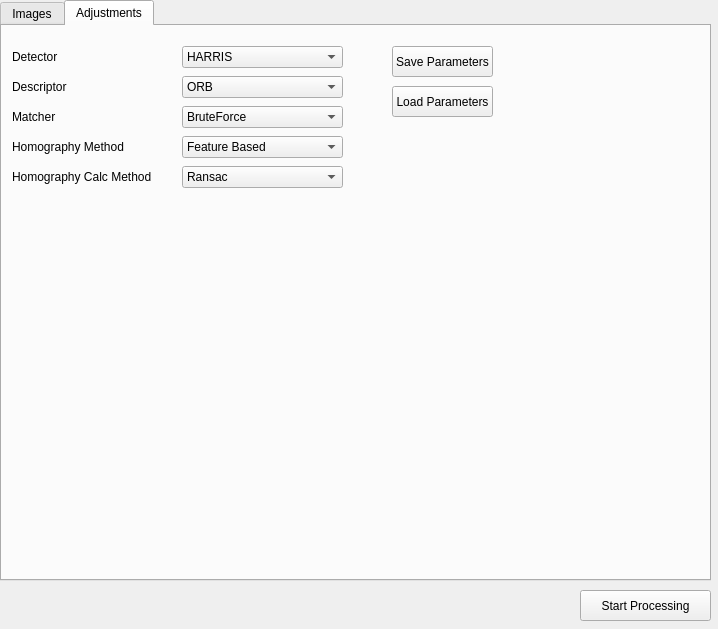
<?xml version="1.0" encoding="UTF-8"?>
<ui version="4.0">
 <class>Dialog</class>
 <widget class="QDialog" name="Dialog">
  <property name="geometry">
   <rect>
    <x>0</x>
    <y>0</y>
    <width>718</width>
    <height>629</height>
   </rect>
  </property>
  <property name="windowTitle">
   <string>cvsTargetDetector</string>
  </property>
  <widget class="QTabWidget" name="tabWidget">
   <property name="geometry">
    <rect>
     <x>0</x>
     <y>0</y>
     <width>711</width>
     <height>581</height>
    </rect>
   </property>
   <property name="currentIndex">
    <number>1</number>
   </property>
   <widget class="QWidget" name="tab">
    <attribute name="title">
     <string>Images</string>
    </attribute>
    <widget class="QLabel" name="OrjFrame">
     <property name="geometry">
      <rect>
       <x>10</x>
       <y>60</y>
       <width>320</width>
       <height>240</height>
      </rect>
     </property>
     <property name="autoFillBackground">
      <bool>false</bool>
     </property>
     <property name="frameShape">
      <enum>QFrame::StyledPanel</enum>
     </property>
     <property name="text">
      <string/>
     </property>
    </widget>
    <widget class="QLabel" name="ProcFrame">
     <property name="geometry">
      <rect>
       <x>10</x>
       <y>310</y>
       <width>320</width>
       <height>240</height>
      </rect>
     </property>
     <property name="frameShape">
      <enum>QFrame::StyledPanel</enum>
     </property>
     <property name="text">
      <string/>
     </property>
    </widget>
    <widget class="QLabel" name="ProcFrame_2">
     <property name="geometry">
      <rect>
       <x>350</x>
       <y>60</y>
       <width>320</width>
       <height>240</height>
      </rect>
     </property>
     <property name="frameShape">
      <enum>QFrame::StyledPanel</enum>
     </property>
     <property name="text">
      <string/>
     </property>
    </widget>
    <widget class="QLabel" name="ProcFrame_3">
     <property name="geometry">
      <rect>
       <x>350</x>
       <y>310</y>
       <width>320</width>
       <height>240</height>
      </rect>
     </property>
     <property name="frameShape">
      <enum>QFrame::StyledPanel</enum>
     </property>
     <property name="text">
      <string/>
     </property>
    </widget>
    <widget class="QLabel" name="label_videoFileName">
     <property name="geometry">
      <rect>
       <x>30</x>
       <y>20</y>
       <width>111</width>
       <height>16</height>
      </rect>
     </property>
     <property name="text">
      <string>Video File Name</string>
     </property>
    </widget>
    <widget class="QPushButton" name="pushButton">
     <property name="geometry">
      <rect>
       <x>520</x>
       <y>20</y>
       <width>31</width>
       <height>21</height>
      </rect>
     </property>
     <property name="text">
      <string>...</string>
     </property>
    </widget>
    <widget class="QLineEdit" name="lineEdit_videoFileName">
     <property name="geometry">
      <rect>
       <x>200</x>
       <y>20</y>
       <width>311</width>
       <height>23</height>
      </rect>
     </property>
     <property name="text">
      <string>D:/cvs/data/testavi/egt2.avi</string>
     </property>
    </widget>
   </widget>
   <widget class="QWidget" name="tab_2">
    <attribute name="title">
     <string>Adjustments</string>
    </attribute>
    <widget class="QComboBox" name="comboBoxDescriptorHMethod">
     <property name="geometry">
      <rect>
       <x>180</x>
       <y>110</y>
       <width>161</width>
       <height>22</height>
      </rect>
     </property>
     <item>
      <property name="text">
       <string>Feature Based</string>
      </property>
     </item>
     <item>
      <property name="text">
       <string>Optical Flow Based </string>
      </property>
     </item>
    </widget>
    <widget class="QComboBox" name="comboBoxMatcher">
     <property name="geometry">
      <rect>
       <x>180</x>
       <y>80</y>
       <width>161</width>
       <height>22</height>
      </rect>
     </property>
     <item>
      <property name="text">
       <string>BruteForce</string>
      </property>
     </item>
     <item>
      <property name="text">
       <string>BruteForce-L1</string>
      </property>
     </item>
     <item>
      <property name="text">
       <string>BruteForce-SL2</string>
      </property>
     </item>
     <item>
      <property name="text">
       <string>BruteForce-Hamming</string>
      </property>
     </item>
     <item>
      <property name="text">
       <string>BruteForce-Hamming(2)</string>
      </property>
     </item>
     <item>
      <property name="text">
       <string>FlannBased</string>
      </property>
     </item>
    </widget>
    <widget class="QLabel" name="label_2">
     <property name="geometry">
      <rect>
       <x>10</x>
       <y>50</y>
       <width>71</width>
       <height>21</height>
      </rect>
     </property>
     <property name="text">
      <string>Descriptor</string>
     </property>
    </widget>
    <widget class="QComboBox" name="comboBoxDetector">
     <property name="geometry">
      <rect>
       <x>180</x>
       <y>20</y>
       <width>161</width>
       <height>22</height>
      </rect>
     </property>
     <item>
      <property name="text">
       <string>HARRIS</string>
      </property>
     </item>
     <item>
      <property name="text">
       <string>FAST</string>
      </property>
     </item>
     <item>
      <property name="text">
       <string>STAR</string>
      </property>
     </item>
     <item>
      <property name="text">
       <string>SIFT</string>
      </property>
     </item>
     <item>
      <property name="text">
       <string>SURF</string>
      </property>
     </item>
     <item>
      <property name="text">
       <string>ORB</string>
      </property>
     </item>
     <item>
      <property name="text">
       <string>GFTT</string>
      </property>
     </item>
     <item>
      <property name="text">
       <string>BRISK</string>
      </property>
     </item>
     <item>
      <property name="text">
       <string>Dense</string>
      </property>
     </item>
     <item>
      <property name="text">
       <string>SimpleBlob</string>
      </property>
     </item>
    </widget>
    <widget class="QLabel" name="label_10">
     <property name="geometry">
      <rect>
       <x>10</x>
       <y>140</y>
       <width>161</width>
       <height>21</height>
      </rect>
     </property>
     <property name="text">
      <string>Homography Calc Method</string>
     </property>
    </widget>
    <widget class="QLabel" name="label">
     <property name="geometry">
      <rect>
       <x>10</x>
       <y>20</y>
       <width>131</width>
       <height>21</height>
      </rect>
     </property>
     <property name="text">
      <string>Detector</string>
     </property>
    </widget>
    <widget class="QLabel" name="label_8">
     <property name="geometry">
      <rect>
       <x>10</x>
       <y>80</y>
       <width>71</width>
       <height>21</height>
      </rect>
     </property>
     <property name="text">
      <string>Matcher</string>
     </property>
    </widget>
    <widget class="QComboBox" name="comboBoxDescriptorHMethodC">
     <property name="geometry">
      <rect>
       <x>180</x>
       <y>140</y>
       <width>161</width>
       <height>22</height>
      </rect>
     </property>
     <item>
      <property name="text">
       <string>Ransac</string>
      </property>
     </item>
     <item>
      <property name="text">
       <string>Regular</string>
      </property>
     </item>
     <item>
      <property name="text">
       <string>Least - Median</string>
      </property>
     </item>
    </widget>
    <widget class="QComboBox" name="comboBoxDescriptor">
     <property name="geometry">
      <rect>
       <x>180</x>
       <y>50</y>
       <width>161</width>
       <height>22</height>
      </rect>
     </property>
     <item>
      <property name="text">
       <string>ORB</string>
      </property>
     </item>
     <item>
      <property name="text">
       <string>SIFT</string>
      </property>
     </item>
     <item>
      <property name="text">
       <string>SURF</string>
      </property>
     </item>
     <item>
      <property name="text">
       <string>BRISK</string>
      </property>
     </item>
     <item>
      <property name="text">
       <string>BRIEF</string>
      </property>
     </item>
     <item>
      <property name="text">
       <string>FREAK</string>
      </property>
     </item>
    </widget>
    <widget class="QLabel" name="label_9">
     <property name="geometry">
      <rect>
       <x>10</x>
       <y>110</y>
       <width>161</width>
       <height>21</height>
      </rect>
     </property>
     <property name="text">
      <string>Homography Method</string>
     </property>
    </widget>
    <widget class="QPushButton" name="buttonSaveParameters">
     <property name="geometry">
      <rect>
       <x>390</x>
       <y>20</y>
       <width>101</width>
       <height>31</height>
      </rect>
     </property>
     <property name="text">
      <string>Save Parameters</string>
     </property>
    </widget>
    <widget class="QPushButton" name="buttonLoadParameters">
     <property name="geometry">
      <rect>
       <x>390</x>
       <y>60</y>
       <width>101</width>
       <height>31</height>
      </rect>
     </property>
     <property name="text">
      <string>Load Parameters</string>
     </property>
    </widget>
   </widget>
  </widget>
  <widget class="QPushButton" name="startButton">
   <property name="geometry">
    <rect>
     <x>580</x>
     <y>590</y>
     <width>131</width>
     <height>31</height>
    </rect>
   </property>
   <property name="text">
    <string>Start Processing</string>
   </property>
  </widget>
 </widget>
 <resources/>
 <connections/>
</ui>
